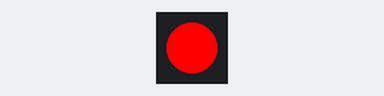
The program below on a simulated ESP32-S3. Parts: 1 RGB LEDs in strip order, left to right. What the program prints to the serial monitor is not drawn.

Above: at 2.2 s.
At 2.7 s:
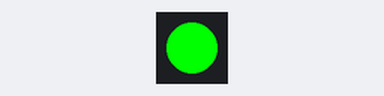
At 4.7 s:
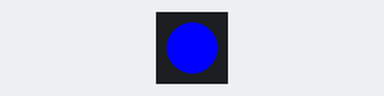
Timing chart, 0 to 5.5 s (numbered marks = the images above):
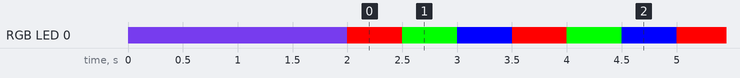

The program:

main.cpp
```cpp
#include <Adafruit_NeoPixel.h>

#define PIN 48 // ESP32-C3 built-in RGB led
#define NUMPIXELS 1

Adafruit_NeoPixel pixels(NUMPIXELS, PIN, NEO_GRB + NEO_KHZ800);
#define DELAYVAL 500

void setup()
{
  Serial.begin(115200);

  Serial.printf("   PIN %i\n", PIN);

  // pinMode(pin, OUTPUT);

  pixels.begin();

  pixels.clear();

  for (int i = 0; i < NUMPIXELS; i++)
  {
    pixels.setPixelColor(i, pixels.Color(100, 50, 200));
    pixels.show();
    delay(2000);
  }
}

void loop()
{
  for (int i = 0; i < NUMPIXELS; i++)
  {
    pixels.setPixelColor(i, pixels.Color(255, 0, 0)); // Red
    pixels.show();
    delay(DELAYVAL);
    pixels.setPixelColor(i, pixels.Color(0, 255, 0)); // Green
    pixels.show();
    delay(DELAYVAL);
    pixels.setPixelColor(i, pixels.Color(0, 0, 255)); // Blue
    pixels.show();
    delay(DELAYVAL);
  }
}
```

Measured:
- by itself, RGB LED 0: repeats every 1.5 s: RGB(255, 0, 0) 0.50 s, RGB(0, 255, 0) 0.50 s, RGB(0, 0, 255) 0.50 s
- by itself, everything shown: repeats every 1.5 s, in 3 steps
